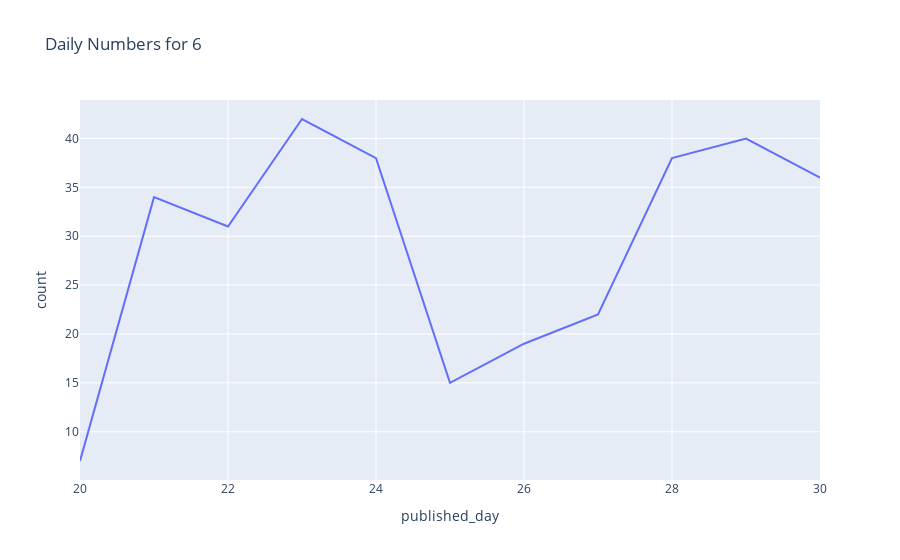
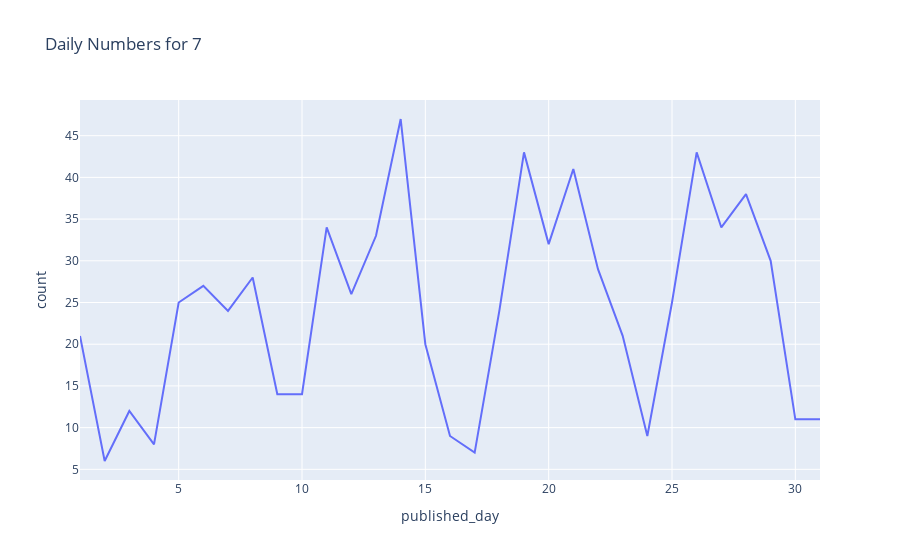
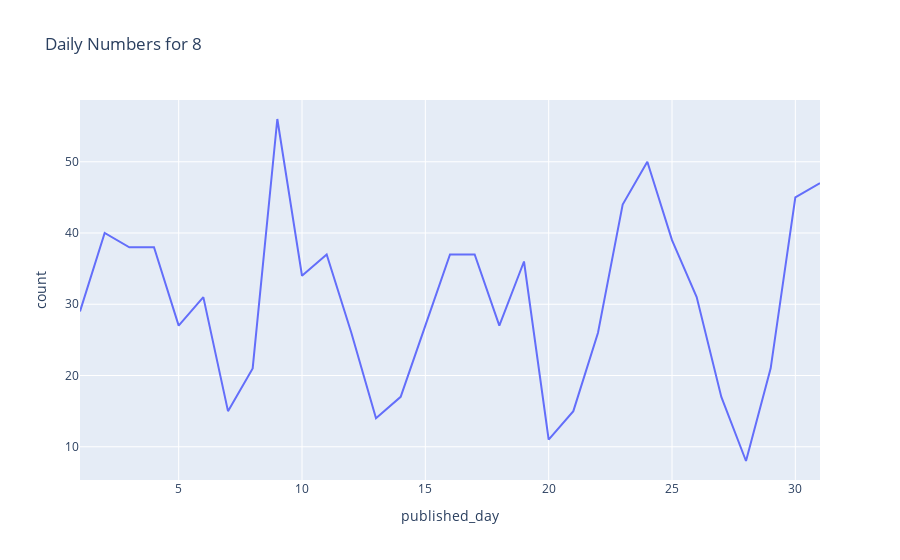
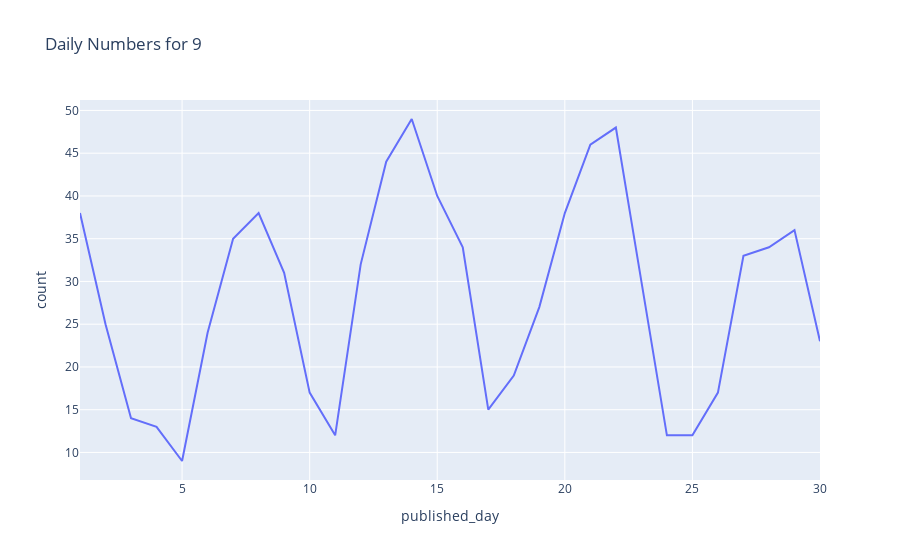

The cell these charts' notebook holds for them, in order:
### Markdown cell above
### Number of Daily Articles <a class="anchor" id="num_daily_articles"></a>

### Code cell
## lets group by published_day and published_month
daily_numbers = pd.DataFrame({'count' : data.groupby([ "published_month", "published_day"])["text"].count()}).reset_index()

## plotting line chart for daily numbers
for mon in [6,7,8,9,10,11]:
   fig = px.line(daily_numbers.query("published_month == @mon"), x="published_day", y="count", title=f"Daily Numbers for {mon}")
   fig.show()

### Figure 1 — Plotly figure (JSON) as saved in the notebook; plotly's stock layout.template omitted (floating-point values rounded to 4 significant figures)
{"data": [{"hovertemplate": "published_day=%{x}<br>count=%{y}<extra></extra>", "legendgroup": "", "line": {"color": "#636efa", "dash": "solid"}, "marker": {"symbol": "circle"}, "mode": "lines", "name": "", "orientation": "v", "showlegend": false, "type": "scatter", "x": [20, 21, 22, 23, 24, 25, 26, 27, 28, 29, 30], "xaxis": "x", "y": [7, 34, 31, 42, 38, 15, 19, 22, 38, 40, 36], "yaxis": "y"}], "layout": {"legend": {"tracegroupgap": 0}, "title": {"text": "Daily Numbers for 6"}, "xaxis": {"anchor": "y", "domain": [0, 1], "title": {"text": "published_day"}}, "yaxis": {"anchor": "x", "domain": [0, 1], "title": {"text": "count"}}}}

### Figure 2 — Plotly figure (JSON) as saved in the notebook; plotly's stock layout.template omitted (floating-point values rounded to 4 significant figures)
{"data": [{"hovertemplate": "published_day=%{x}<br>count=%{y}<extra></extra>", "legendgroup": "", "line": {"color": "#636efa", "dash": "solid"}, "marker": {"symbol": "circle"}, "mode": "lines", "name": "", "orientation": "v", "showlegend": false, "type": "scatter", "x": [1, 2, 3, 4, 5, 6, 7, 8, 9, 10, 11, 12, 13, 14, 15, 16, 17, 18, 19, 20, 21, 22, 23, 24, 25, 26, 27, 28, 29, 30, 31], "xaxis": "x", "y": [21, 6, 12, 8, 25, 27, 24, 28, 14, 14, 34, 26, 33, 47, 20, 9, 7, 24, 43, 32, 41, 29, 21, 9, 25, 43, 34, 38, 30, 11, 11], "yaxis": "y"}], "layout": {"legend": {"tracegroupgap": 0}, "title": {"text": "Daily Numbers for 7"}, "xaxis": {"anchor": "y", "domain": [0, 1], "title": {"text": "published_day"}}, "yaxis": {"anchor": "x", "domain": [0, 1], "title": {"text": "count"}}}}

### Figure 3 — Plotly figure (JSON) as saved in the notebook; plotly's stock layout.template omitted (floating-point values rounded to 4 significant figures)
{"data": [{"hovertemplate": "published_day=%{x}<br>count=%{y}<extra></extra>", "legendgroup": "", "line": {"color": "#636efa", "dash": "solid"}, "marker": {"symbol": "circle"}, "mode": "lines", "name": "", "orientation": "v", "showlegend": false, "type": "scatter", "x": [1, 2, 3, 4, 5, 6, 7, 8, 9, 10, 11, 12, 13, 14, 15, 16, 17, 18, 19, 20, 21, 22, 23, 24, 25, 26, 27, 28, 29, 30, 31], "xaxis": "x", "y": [29, 40, 38, 38, 27, 31, 15, 21, 56, 34, 37, 26, 14, 17, 27, 37, 37, 27, 36, 11, 15, 26, 44, 50, 39, 31, 17, 8, 21, 45, 47], "yaxis": "y"}], "layout": {"legend": {"tracegroupgap": 0}, "title": {"text": "Daily Numbers for 8"}, "xaxis": {"anchor": "y", "domain": [0, 1], "title": {"text": "published_day"}}, "yaxis": {"anchor": "x", "domain": [0, 1], "title": {"text": "count"}}}}

### Figure 4 — Plotly figure (JSON) as saved in the notebook; plotly's stock layout.template omitted (floating-point values rounded to 4 significant figures)
{"data": [{"hovertemplate": "published_day=%{x}<br>count=%{y}<extra></extra>", "legendgroup": "", "line": {"color": "#636efa", "dash": "solid"}, "marker": {"symbol": "circle"}, "mode": "lines", "name": "", "orientation": "v", "showlegend": false, "type": "scatter", "x": [1, 2, 3, 4, 5, 6, 7, 8, 9, 10, 11, 12, 13, 14, 15, 16, 17, 18, 19, 20, 21, 22, 23, 24, 25, 26, 27, 28, 29, 30], "xaxis": "x", "y": [38, 25, 14, 13, 9, 24, 35, 38, 31, 17, 12, 32, 44, 49, 40, 34, 15, 19, 27, 38, 46, 48, 30, 12, 12, 17, 33, 34, 36, 23], "yaxis": "y"}], "layout": {"legend": {"tracegroupgap": 0}, "title": {"text": "Daily Numbers for 9"}, "xaxis": {"anchor": "y", "domain": [0, 1], "title": {"text": "published_day"}}, "yaxis": {"anchor": "x", "domain": [0, 1], "title": {"text": "count"}}}}
